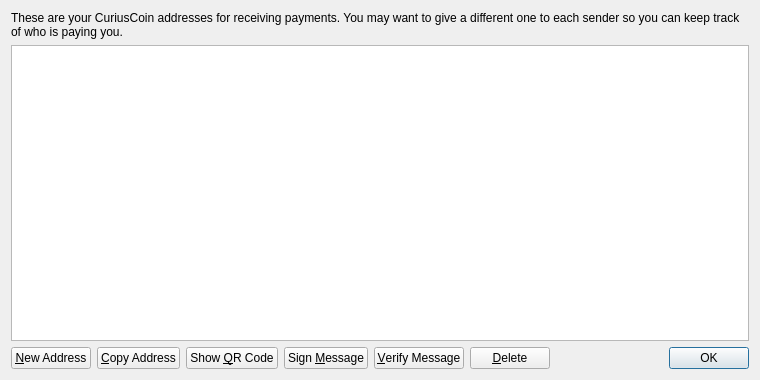
<?xml version="1.0" encoding="UTF-8"?>
<ui version="4.0">
 <class>AddressBookPage</class>
 <widget class="QWidget" name="AddressBookPage">
  <property name="geometry">
   <rect>
    <x>0</x>
    <y>0</y>
    <width>760</width>
    <height>380</height>
   </rect>
  </property>
  <property name="windowTitle">
   <string>Address Book</string>
  </property>
  <layout class="QVBoxLayout" name="verticalLayout">
   <item>
    <widget class="QLabel" name="labelExplanation">
     <property name="text">
      <string>These are your CuriusCoin addresses for receiving payments. You may want to give a different one to each sender so you can keep track of who is paying you.</string>
     </property>
     <property name="textFormat">
      <enum>Qt::PlainText</enum>
     </property>
     <property name="wordWrap">
      <bool>true</bool>
     </property>
    </widget>
   </item>
   <item>
    <widget class="QTableView" name="tableView">
     <property name="contextMenuPolicy">
      <enum>Qt::CustomContextMenu</enum>
     </property>
     <property name="toolTip">
      <string>Double-click to edit address or label</string>
     </property>
     <property name="tabKeyNavigation">
      <bool>false</bool>
     </property>
     <property name="selectionMode">
      <enum>QAbstractItemView::SingleSelection</enum>
     </property>
     <property name="selectionBehavior">
      <enum>QAbstractItemView::SelectRows</enum>
     </property>
     <property name="sortingEnabled">
      <bool>true</bool>
     </property>
     <attribute name="verticalHeaderVisible">
      <bool>false</bool>
     </attribute>
    </widget>
   </item>
   <item>
    <layout class="QHBoxLayout" name="horizontalLayout">
     <item>
      <widget class="QPushButton" name="newAddressButton">
       <property name="toolTip">
        <string>Create a new address</string>
       </property>
       <property name="text">
        <string>&amp;New Address</string>
       </property>
      </widget>
     </item>
     <item>
      <widget class="QPushButton" name="copyToClipboard">
       <property name="toolTip">
        <string>Copy the currently selected address to the system clipboard</string>
       </property>
       <property name="text">
        <string>&amp;Copy Address</string>
       </property>
      </widget>
     </item>
     <item>
      <widget class="QPushButton" name="showQRCode">
       <property name="text">
        <string>Show &amp;QR Code</string>
       </property>
      </widget>
     </item>
     <item>
      <widget class="QPushButton" name="signMessage">
       <property name="toolTip">
        <string>Sign a message to prove you own a CuriusCoin address</string>
       </property>
       <property name="text">
        <string>Sign &amp;Message</string>
       </property>
      </widget>
     </item>
     <item>
      <widget class="QPushButton" name="verifyMessage">
       <property name="toolTip">
        <string>Verify a message to ensure it was signed with a specified CuriusCoin address</string>
       </property>
       <property name="text">
        <string>&amp;Verify Message</string>
       </property>
      </widget>
     </item>
     <item>
      <widget class="QPushButton" name="deleteButton">
       <property name="toolTip">
        <string>Delete the currently selected address from the list</string>
       </property>
       <property name="text">
        <string>&amp;Delete</string>
       </property>
      </widget>
     </item>
     <item>
      <spacer name="horizontalSpacer">
       <property name="orientation">
        <enum>Qt::Horizontal</enum>
       </property>
       <property name="sizeHint" stdset="0">
        <size>
         <width>40</width>
         <height>20</height>
        </size>
       </property>
      </spacer>
     </item>
     <item>
      <widget class="QDialogButtonBox" name="buttonBox">
       <property name="sizePolicy">
        <sizepolicy hsizetype="Maximum" vsizetype="Fixed">
         <horstretch>0</horstretch>
         <verstretch>0</verstretch>
        </sizepolicy>
       </property>
       <property name="standardButtons">
        <set>QDialogButtonBox::Ok</set>
       </property>
      </widget>
     </item>
    </layout>
   </item>
  </layout>
 </widget>
 <resources>
  <include location="../bitcoin.qrc"/>
 </resources>
 <connections/>
</ui>
